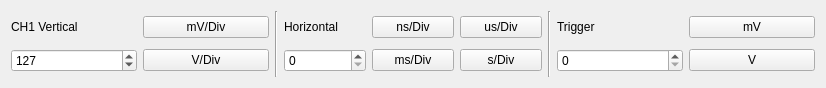
       <widget class="QWidget" name="scrollAreaWidgetContents_3">
        <property name="geometry">
         <rect>
          <x>0</x>
          <y>0</y>
          <width>826</width>
          <height>88</height>
         </rect>
        </property>
        <layout class="QHBoxLayout" name="horizontalLayout_6">
         <item>
          <layout class="QGridLayout" name="gridLayout_2">
           <item row="1" column="0">
            <widget class="QSpinBox" name="spinBox_ch1_vertical">
             <property name="minimum">
              <number>0</number>
             </property>
             <property name="maximum">
              <number>511</number>
             </property>
             <property name="value">
              <number>127</number>
             </property>
            </widget>
           </item>
           <item row="0" column="0">
            <widget class="QLabel" name="label_13">
             <property name="text">
              <string>CH1 Vertical</string>
             </property>
            </widget>
           </item>
           <item row="0" column="1">
            <widget class="QPushButton" name="pushButton_7">
             <property name="text">
              <string>mV/Div</string>
             </property>
            </widget>
           </item>
           <item row="1" column="1">
            <widget class="QPushButton" name="pushButton_10">
             <property name="text">
              <string>V/Div</string>
             </property>
            </widget>
           </item>
          </layout>
         </item>
         <item>
          <widget class="Line" name="line_10">
           <property name="orientation">
            <enum>Qt::Vertical</enum>
           </property>
          </widget>
         </item>
         <item>
          <layout class="QGridLayout" name="gridLayout_5">
           <item row="0" column="1">
            <widget class="QPushButton" name="pushButton_15">
             <property name="text">
              <string>ns/Div</string>
             </property>
            </widget>
           </item>
           <item row="0" column="0">
            <widget class="QLabel" name="label_15">
             <property name="text">
              <string>Horizontal</string>
             </property>
            </widget>
           </item>
           <item row="1" column="0">
            <widget class="QSpinBox" name="spinBox_5"/>
           </item>
           <item row="0" column="2">
            <widget class="QPushButton" name="pushButton_14">
             <property name="text">
              <string>us/Div</string>
             </property>
            </widget>
           </item>
           <item row="1" column="1">
            <widget class="QPushButton" name="pushButton_9">
             <property name="text">
              <string>ms/Div</string>
             </property>
            </widget>
           </item>
           <item row="1" column="2">
            <widget class="QPushButton" name="pushButton_16">
             <property name="text">
              <string>s/Div</string>
             </property>
            </widget>
           </item>
          </layout>
         </item>
         <item>
          <widget class="Line" name="line_9">
           <property name="orientation">
            <enum>Qt::Vertical</enum>
           </property>
          </widget>
         </item>
         <item>
          <layout class="QGridLayout" name="gridLayout_3">
           <item row="1" column="0">
            <widget class="QSpinBox" name="spinBox_4"/>
           </item>
           <item row="0" column="0">
            <widget class="QLabel" name="label_14">
             <property name="text">
              <string>Trigger</string>
             </property>
            </widget>
           </item>
           <item row="1" column="1">
            <widget class="QPushButton" name="pushButton_8">
             <property name="text">
              <string>V</string>
             </property>
            </widget>
           </item>
           <item row="0" column="1">
            <widget class="QPushButton" name="pushButton_11">
             <property name="text">
              <string>mV</string>
             </property>
            </widget>
           </item>
          </layout>
         </item>
        </layout>
       </widget>
